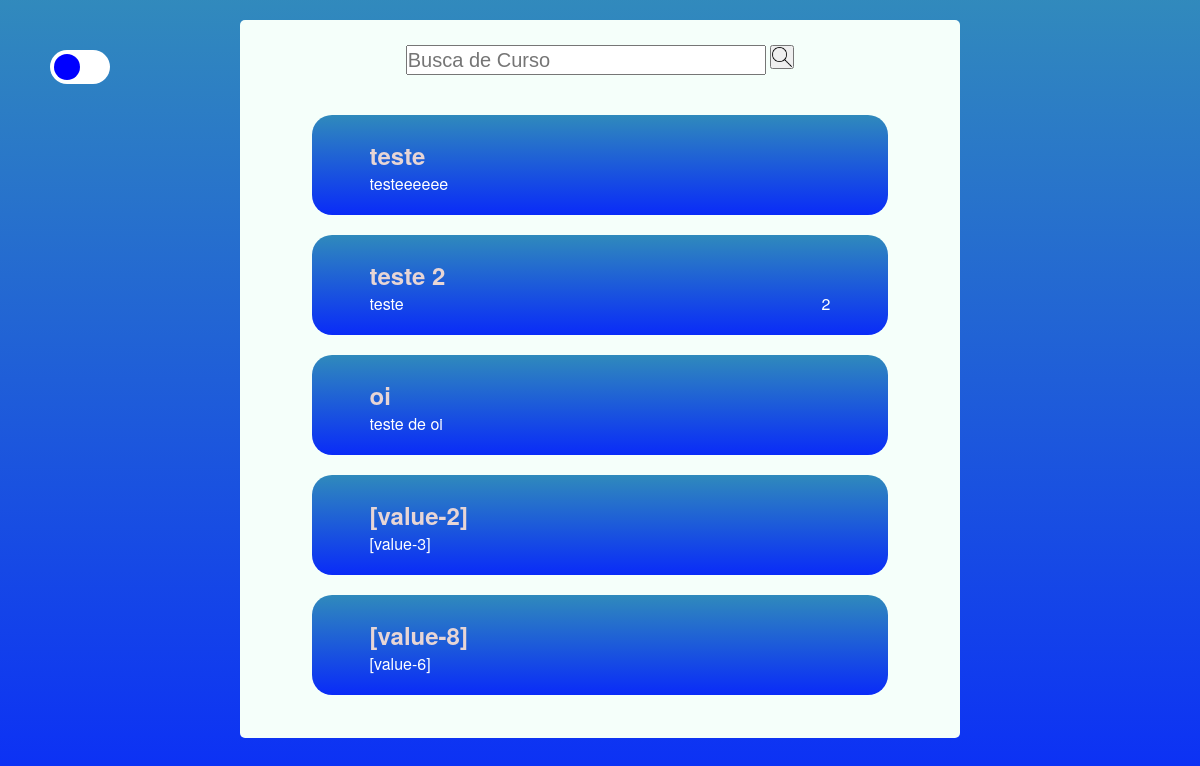
Before: /PHP/cursos.php with the older database file.
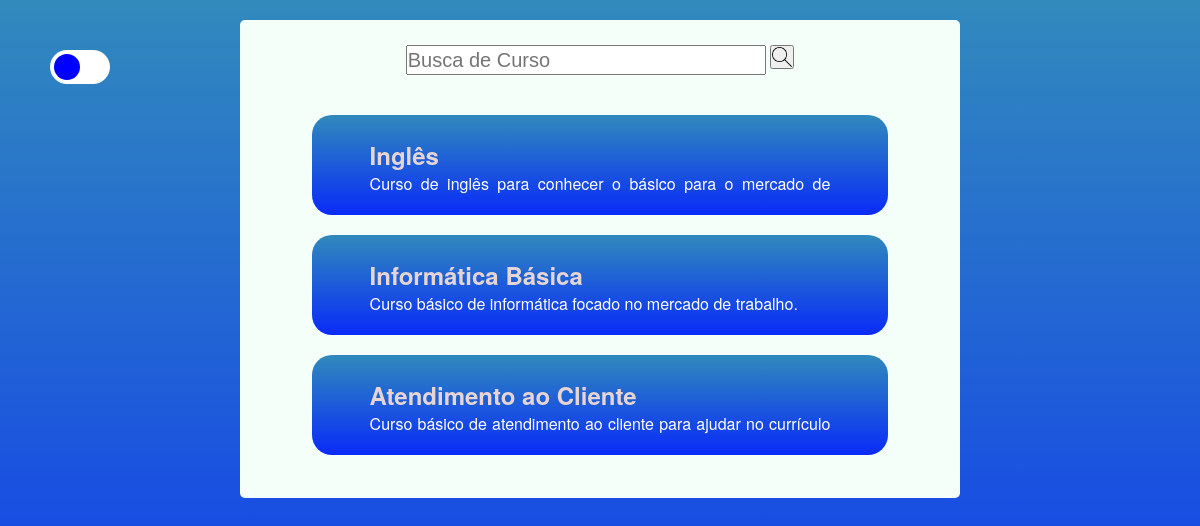
After: the same page with the newer database file.
### tables this page shows
CREATE TABLE `cursos` (
  `id_curso` int(11) NOT NULL,
  `titulo` varchar(500) NOT NULL,
  `descricao` varchar(1000) NOT NULL,
  `custo` decimal(7,2) DEFAULT NULL,
  `carga_horario` varchar(50) DEFAULT NULL
);

### PHP/back/exibir_curso.php (called while the page is built, shortened)
<?php
class Cursos
{
    private $mysql;
    public function __construct(mysqli $mysql)
    {
        $this->mysql = $mysql;
    }
    public function exibirTodos(): array
    {
        $resultado = $this->mysql->query("SELECT * FROM cursos");
        $cursos = $resultado->fetch_all(MYSQLI_ASSOC);
        return $cursos;
    }
}

### PHP/cursos.php (the view, shortened to what this page needs)
<?php
require 'back/config.php';
include 'back/exibir_curso.php';
if ($_SERVER['REQUEST_METHOD'] === 'POST') {
    $curso = new Cursos($mysql);
    $cursos =$curso->encontrarPorTitulo($_POST['busca_curso']);
}else{
    $curso = new Cursos($mysql);
    $cursos =$curso->exibirTodos();
}
?>
<!DOCTYPE html>
<html lang="pt-br">
    <head>
        <link rel="stylesheet" type="text/css" href="../CSS/cursos.css">
        <link rel="stylesheet" type="text/css" href="../CSS/dark.css">
    </head>
    <body>
        <div class="dark">
            <label class="switch">
                <div class="switch-wrapper">
                    <span class="switch-button"></span>
                </div>
            </label>
        </div>
        <center><div class="container">
            <form action="cursos.php" id="buscar_curso" method="POST" name="Pesquisa">
                <input type="text" id="busca_curso" name="busca_curso" value="" placeholder="Busca de Curso">
                <button><img class="img_lupa" src="../IMG/lupa-arredondada.png" ></button>
            </form>
            <?php foreach ($cursos as $curso) : ?>
                <div class="box_curso">
                    <div class="cont">
                        <br><h2>
                            <a href="curso.php?id_curso=<?php echo $curso['id_curso']; ?>">
                                <?php echo $curso['titulo']; ?>
                            </a>
                        </h2>
                        <p>
                            <?php echo nl2br($curso['descricao']); ?>
                        </p>
                    </div>
                </div>
            <?php endforeach; ?>
            <br>
        </div></center>
    </body>
</html>

### CSS/cursos.css (style rules this page uses)
* { margin: 0; padding: 0; }
body { font-family: "Helvetica Neue", "Helvetica", "Helvetica", "Arial", "sans-serif"; box-sizing: border-box; width: 100%; min-height: 100vh; }
html { --background: linear-gradient(180deg, rgba(4, 112, 174, 0.82) 0%, rgba(5, 39, 248, 0.98) 100%); }
html { background: var(--background); }
a:link { color: rgb(231, 213, 213); text-decoration: none; }
.container { width: 60%; background: #f5fffa; margin-top: 20px; border-radius: 5px; margin-bottom: 20px; height: auto; }
.box_curso { background: var(--background); width: 80%; text-align: justify; height: 100px; margin-bottom: 20px; color: white; border-radius: 20px; }
#buscar_curso { margin-bottom: 40px; }
input { width: 50%; height: 30px; margin-top: 25px; font-size: 20px; }
.img_lupa { width:20px; height:20px; }
.cont { width: 80%; margin-left: auto; margin-top: auto; margin-bottom: auto; margin-right: auto; overflow: hidden; text-overflow: ellipsis; height: 80%; }

### CSS/dark.css (style rules this page uses)
.dark { margin-top:30px; position: absolute; margin-left: 50px; }
.switch { display: flex; justify-content: center; align-items: center; cursor: pointer; }
.switch .switch-wrapper { display: inline-block; width: 60px; height: 34px; position: relative; }
.switch .switch-wrapper .switch-button { position: absolute; top: 0; left: 0; right: 0; bottom: 0; display: flex; justify-content: space-between; align-items: center; border-radius: 40px; background-color: white; }
.switch .switch-wrapper .switch-button::before { content: ""; width: 26px; height: 26px; position: absolute; left: 4px; bottom: 4px; border-radius: 50%; transition: .4s all ease; background-color: blue; }

Changed rows visible on the page:
removed cursos: titulo "teste", descricao "testeeeeee"
removed cursos: titulo "teste 2", descricao "teste…"
removed cursos: titulo "oi", descricao "teste de oi"
removed cursos: titulo "[value-2]", descricao "[value-3]"
removed cursos: titulo "[value-8]", descricao "[value-6]"
added cursos: titulo "Inglês", descricao "Curso de inglês para conhecer o básico para o mercado de…"
added cursos: titulo "Informática Básica", descricao "Curso básico de informática focado no mercado de trabalho."
added cursos: titulo "Atendimento ao Cliente", descricao "Curso básico de atendimento ao cliente para ajudar no currículo…"
